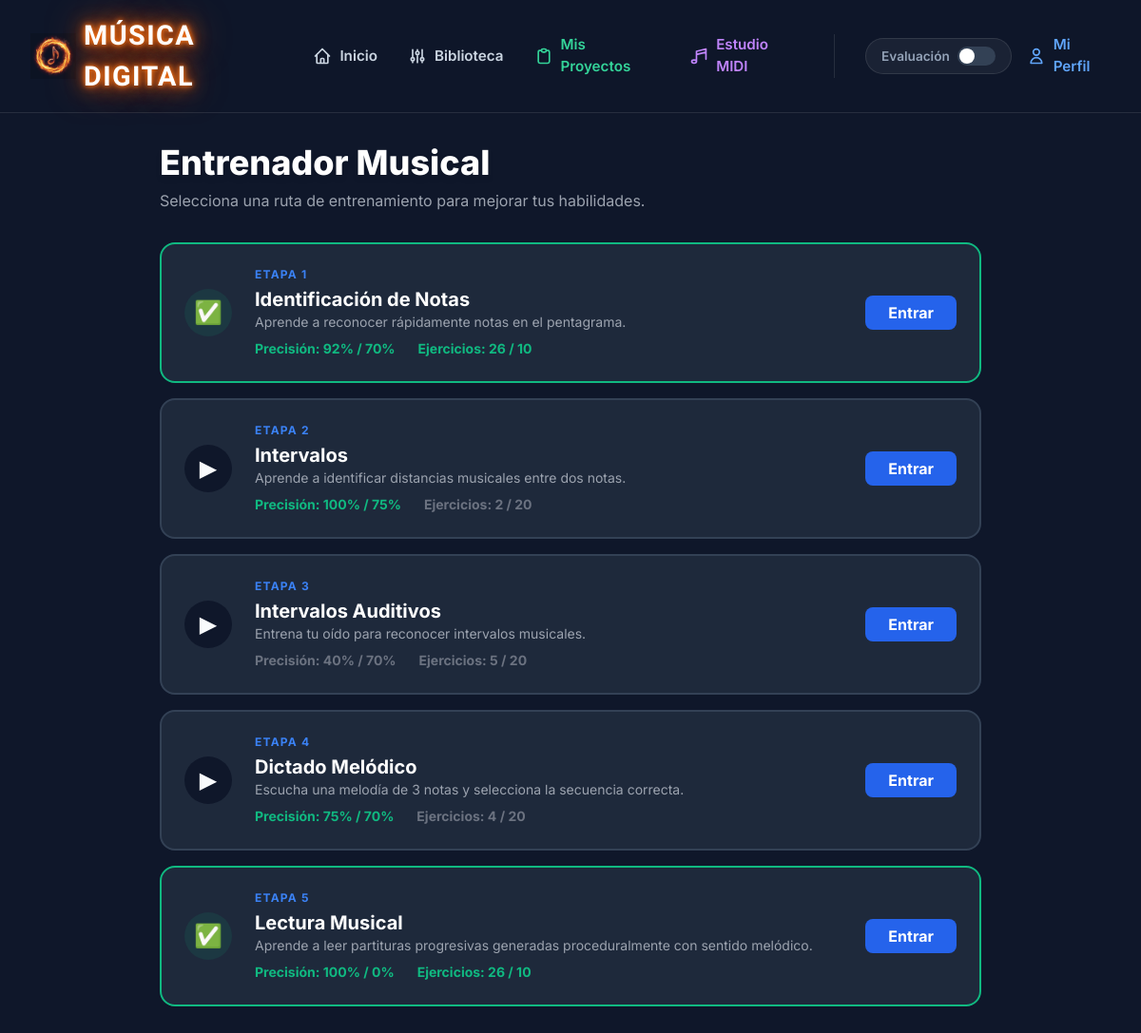
Before: /entrenador/ (signed in) with the older database file.
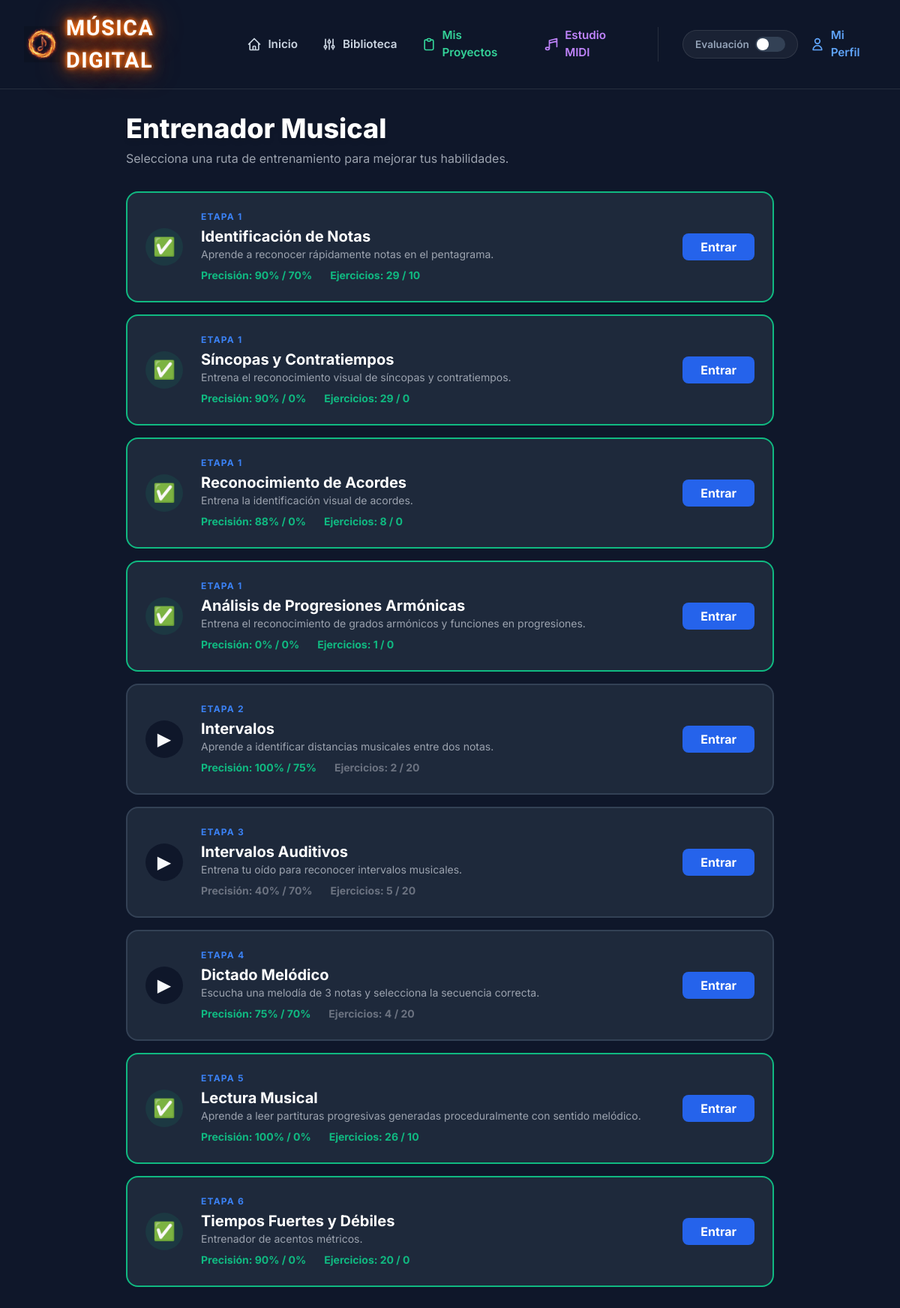
After: the same page with the newer database file.
### trainer/models.py (models this page shows, shortened)
class Game(models.Model):
    slug = models.SlugField(unique=True)
    name = models.CharField(max_length=100)
    description = models.TextField()
    order = models.IntegerField(default=1)
    recommended_accuracy = models.IntegerField(default=0)
    recommended_attempts = models.IntegerField(default=0)

class Score(models.Model):
    user = models.ForeignKey(User, on_delete=models.CASCADE, related_name='scores')
    game = models.ForeignKey(Game, on_delete=models.CASCADE)
    level = models.IntegerField(default=1)
    total_points = models.IntegerField(default=0)
    max_streak = models.IntegerField(default=0)
    current_streak = models.IntegerField(default=0)
    correct_answers = models.IntegerField(default=0)
    total_answers = models.IntegerField(default=0)
    class Meta:
        unique_together = ('user', 'game')
    @property
    def accuracy(self):
        if self.total_answers == 0:
            return 0
        return round((self.correct_answers / self.total_answers) * 100)

### trainer/views.py (the view)
# urls.py: path('entrenador/', views.entrenador_index, name='entrenador_index'),
@login_required
def entrenador_index(request):
    progress = get_user_progress(request.user)
    return render(request, 'trainer/entrenador_index.html', {'progress': progress})

### trainer/views.py (called while the page is built)
def get_user_progress(user):
    games = Game.objects.all().order_by('order')
    progress = []
    for game in games:
        score, _ = Score.objects.get_or_create(user=user, game=game)
        completed = False
        if score.total_answers >= game.recommended_attempts:
            if score.total_answers > 0 and score.accuracy >= game.recommended_accuracy:
                completed = True
        progress.append({
            'game': game,
            'url_name': f"trainer_{game.slug.replace('-', '_')}",
            'score': score,
            'unlocked': True,  # Everyone is unlocked now
            'completed': completed,
            'accuracy': score.accuracy
        })
    return progress

### templates/trainer/entrenador_index.html (shortened to what this page needs)
{% extends 'base.html' %}
{% block content %}
<div class="container mx-auto px-4 py-8 max-w-4xl">
    <div class="mb-8">
        <h1 class="text-4xl font-extrabold text-white mb-2 drop-shadow-md">Entrenador Musical</h1>
        <p class="text-gray-400">Selecciona una ruta de entrenamiento para mejorar tus habilidades.</p>
    </div>
    <div>
        {% for p in progress %}
            <div class="level-card {% if p.completed %}completed{% endif %}">
                <div class="level-icon">
                    {% if p.completed %}✅{% else %}▶{% endif %}
                </div>
                <div class="flex-1">
                    <div class="text-xs font-bold text-blue-500 uppercase tracking-widest mb-1">Etapa {{ p.game.order }}</div>
                    <h3 class="text-xl font-bold text-white">{{ p.game.name }}</h3>
                    <p class="text-gray-400 text-sm mb-2">{{ p.game.description }}</p>
                    <div class="flex gap-6 text-sm font-bold">
                        <span class="{% if p.accuracy >= p.game.recommended_accuracy %}text-emerald-500{% else %}text-gray-500{% endif %}">
                            Precisión: {{ p.accuracy }}% / {{ p.game.recommended_accuracy }}%
                        </span>
                        <span class="{% if p.score.total_answers >= p.game.recommended_attempts %}text-emerald-500{% else %}text-gray-500{% endif %}">
                            Ejercicios: {{ p.score.total_answers }} / {{ p.game.recommended_attempts }}
                        </span>
                    </div>
                </div>
                <div>
                    <a href="{% url p.url_name %}" class="bg-blue-600 hover:bg-blue-500 text-white font-bold py-2 px-6 rounded-lg transition-colors">
                        Entrar
                    </a>
                </div>
            </div>
        {% endfor %}
    </div>
</div>
{% endblock %}

### templates/base.html (shortened to what this page needs)
{% load static %}
<!DOCTYPE html>
<html lang="es">
<head>
    <script src="https://cdn.tailwindcss.com"></script>
</head>
<body>
    <nav class="navbar">
        <div class="nav-container">
            <a href="{% url 'dashboard' %}" class="nav-brand flex items-center gap-2">
                <img src="{% static 'img/logo.png' %}" alt="Logo Música Digital" class="h-12 w-auto" style="mix-blend-mode: screen;">
                MÚSICA DIGITAL
            </a>
            {% if user.is_authenticated %}
            <div class="nav-menu">
                <a href="{% url 'dashboard' %}" class="nav-link">
                    <svg class="w-5 h-5" fill="none" stroke="currentColor" viewBox="0 0 24 24"><path stroke-linecap="round" stroke-linejoin="round" stroke-width="2" d="M3 12l2-2m0 0l7-7 7 7M5 10v10a1 1 0 001 1h3m10-11l2 2m-2-2v10a1 1 0 01-1 1h-3m-6 0a1 1 0 001-1v-4a1 1 0 011-1h2a1 1 0 011 1v4a1 1 0 001 1m-6 0h6"></path></svg>
                    Inicio
                </a>
                <a href="{% url 'biblioteca_list' %}" class="nav-link">
                    <svg class="w-5 h-5" fill="none" stroke="currentColor" viewBox="0 0 24 24"><path stroke-linecap="round" stroke-linejoin="round" stroke-width="2" d="M12 6V4m0 2a2 2 0 100 4m0-4a2 2 0 110 4m-6 8a2 2 0 100-4m0 4a2 2 0 110-4m0 4v2m0-6V4m6 6v10m6-2a2 2 0 100-4m0 4a2 2 0 110-4m0 4v2m0-6V4"></path></svg>
                    Biblioteca
                </a>
                <a href="{% url 'proyectos_list' %}" class="nav-link !text-emerald-400 hover:!text-emerald-300">
                    <svg class="w-5 h-5" fill="none" stroke="currentColor" viewBox="0 0 24 24"><path stroke-linecap="round" stroke-linejoin="round" stroke-width="2" d="M9 5H7a2 2 0 00-2 2v12a2 2 0 002 2h10a2 2 0 002-2V7a2 2 0 00-2-2h-2M9 5a2 2 0 002 2h2a2 2 0 002-2M9 5a2 2 0 012-2h2a2 2 0 012 2"></path></svg>
                    Mis Proyectos
                </a>
                <a href="{% url 'midi_trainer_hub' %}" class="nav-link !text-purple-400 hover:!text-purple-300">
                    <svg class="w-5 h-5" fill="none" stroke="currentColor" viewBox="0 0 24 24"><path stroke-linecap="round" stroke-linejoin="round" stroke-width="2" d="M9 19V6l12-3v13M9 19c0 1.105-1.343 2-3 2s-3-.895-3-2 1.343-2 3-2 3 .895 3 2zM9 10l12-3"></path></svg>
                    Estudio MIDI
                </a>
                <div class="nav-user">
                    <div class="learning-toggle">
                        <span style="font-size: 0.85rem; font-weight: 600; color: var(--text-secondary);" id="mode-label">Evaluación</span>
                        <div class="toggle-switch" id="global-mode-toggle"></div>
                    </div>
                    <a href="{% url 'perfil' %}" class="nav-link !text-blue-400 hover:!text-blue-300">
                        <svg class="w-5 h-5" fill="none" stroke="currentColor" viewBox="0 0 24 24"><path stroke-linecap="round" stroke-linejoin="round" stroke-width="2" d="M16 7a4 4 0 11-8 0 4 4 0 018 0zM12 14a7 7 0 00-7 7h14a7 7 0 00-7-7z"></path></svg>
                        Mi Perfil
                    </a>
                </div>
            </div>
            {% endif %}
        </div>
    </nav>
    <main class="main-content">
        {% block content %}{% endblock %}
    </main>
</body>
</html>

### templates/base.html (style rules this page uses)
:root { --primary: #3b82f6; --primary-hover: #2563eb; --bg: #0f172a; --surface: #1e293b; --text: #f8fafc; --text-secondary: #94a3b8; --success: #10b981; --danger: #ef4444; --border: #334155; }
body { font-family: 'Inter', sans-serif; background-color: var(--bg); color: var(--text); line-height: 1.5; min-height: 100vh; display: flex; flex-direction: column; }
.navbar { background: rgba(15, 23, 42, 0.85); backdrop-filter: blur(12px); border-bottom: 1px solid rgba(255, 255, 255, 0.1); position: sticky; top: 0; z-index: 100; }
.nav-container { max-width: 1200px; margin: 0 auto; padding: 1rem 2rem; display: flex; justify-content: space-between; align-items: center; }
.nav-brand { font-family: 'Orbitron', sans-serif; font-size: 1.8rem; font-weight: 900; color: #fff; text-shadow: 0 0 5px #f97316, 0 0 10px #f97316, 0 0 20px #ea580c, 0 0 40px #ea580c; text-decoration: none; letter-spacing: 0.05em; text-transform: uppercase; }
.nav-menu { display: flex; gap: 2rem; align-items: center; }
.nav-link { color: #cbd5e1; text-decoration: none; font-weight: 600; font-size: 0.95rem; transition: color 0.2s; display: flex; align-items: center; gap: 0.5rem; }
.nav-user { display: flex; align-items: center; gap: 1rem; padding-left: 2rem; border-left: 1px solid rgba(255, 255, 255, 0.1); }
.main-content { flex: 1; display: flex; flex-direction: column; width: 100%; }
.learning-toggle { display: flex; align-items: center; gap: 0.5rem; background: rgba(255,255,255,0.05); padding: 0.5rem 1rem; border-radius: 2rem; border: 1px solid rgba(255,255,255,0.1); }
.toggle-switch { position: relative; width: 40px; height: 20px; background-color: var(--border); border-radius: 20px; cursor: pointer; transition: background-color 0.3s; }
.toggle-switch::after { content: ''; position: absolute; top: 2px; left: 2px; width: 16px; height: 16px; background-color: white; border-radius: 50%; transition: transform 0.3s; }

### templates/trainer/entrenador_index.html (style rules this page uses)
.level-card { display: flex; align-items: center; background: var(--surface); border-radius: 1rem; padding: 1.5rem; margin-bottom: 1rem; border: 2px solid var(--border); }
.level-card.completed { border-color: var(--success); }
.level-icon { width: 50px; height: 50px; border-radius: 50%; display: flex; align-items: center; justify-content: center; font-size: 1.5rem; background: var(--bg); margin-right: 1.5rem; }
.level-card.completed .level-icon { background: rgba(16, 185, 129, 0.1); color: var(--success); }

Changed rows visible on the page:
changed through a linked row, Game "Identificación de Notas": accuracy "92" → "90"; score.total_answers "26" → "29"
added Game: game.order "1", game.name "Síncopas y Contratiempos", game.description "Entrena el reconocimiento visual de síncopas y contratiempos.", accuracy "90", game.recommended_accuracy "0", score.total_answers "29", game.recommended_attempts "0"
added Game: game.order "1", game.name "Reconocimiento de Acordes", game.description "Entrena la identificación visual de acordes.", accuracy "88", game.recommended_accuracy "0", score.total_answers "8", game.recommended_attempts "0"
added Game: game.order "1", game.name "Análisis de Progresiones Armónicas", game.description "Entrena el reconocimiento de grados armónicos y funciones en progresiones.", accuracy "0", game.recommended_accuracy "0", score.total_answers "1", game.recommended_attempts "0"
added Game: game.order "6", game.name "Tiempos Fuertes y Débiles", game.description "Entrenador de acentos métricos.", accuracy "90", game.recommended_accuracy "0", score.total_answers "20", game.recommended_attempts "0"
